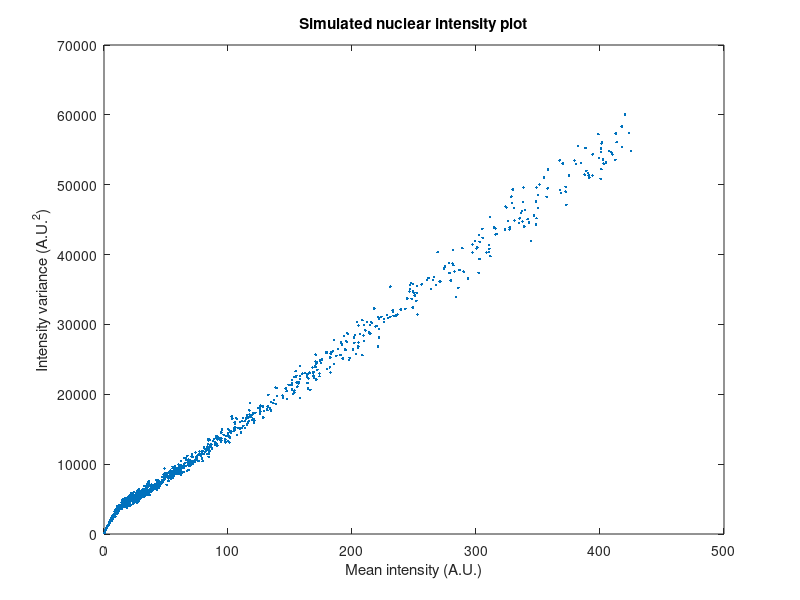
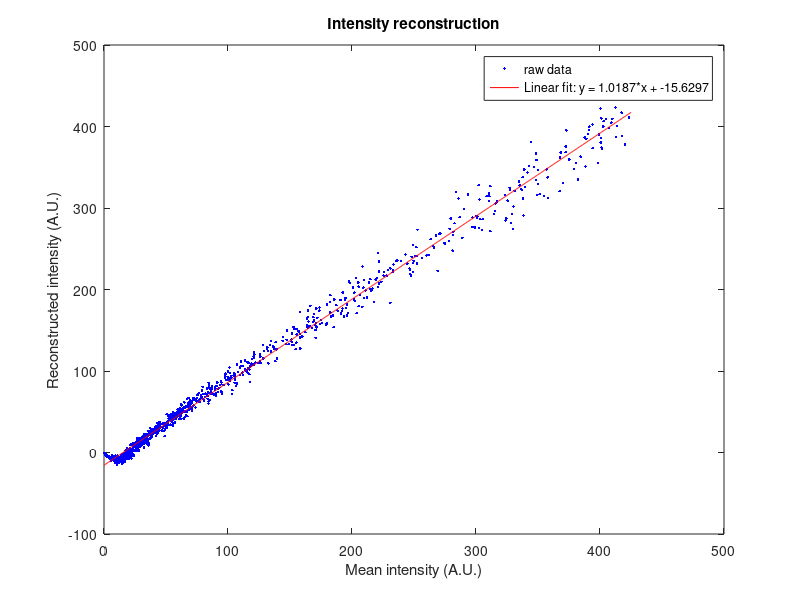

MATLAB code to generate these figures, in order:
clear all
close all

%% Parameter setting: %%%%%%%%%%%%%%%%%%%%%%%%%%%%%%%%%%%%%%%%%%%%%%%%%%%%%
N_seg = 1000;   %%% Number of segment in a nucleus
N_nu = 1000;   %%% Number of simulated nuclei
M_max = 10000;   %%% Maximal number of particles of a nucleus
photon = 100;   %%% Mean number of photon emitted per protein
M_max2 = 800;   %%% Maximal number of particle2 of a nucleus
photon2 = 180;   %%% Mean number of photon emitted per protein2
r_decay = 0.2;   %%% Decay length of protein profile
N_sec = 5;   %%% Number of secondary antibody binding sites per primary antibody
p_sec = 0.8;   %%% probability of secondary antibody binding
p0 = 0.1;   %%% base probability of secondary antibody binding
%% %%%%%%%%%%%%%%%%%%%%%%%%%%%%%%%%%%%%%%%%%%%%%%%%%%%%%%%%%%%%%%%%%%%%%%%%

%% Simulation: %%%%%%%%%%%%%%%%%%%%%%%%%%%%%%%%%%%%%%%%%%%%%%%%%%%%%%%%%%%%
mean_num = zeros(N_nu,1);
var_num = zeros(N_nu,1);
EL = zeros(N_nu,1);
mean_num0 = zeros(N_nu,1);

for I_nu = 1:N_nu
    EL(I_nu) = rand(1);
    M_protein = ceil(M_max*(exp(-EL(I_nu)/r_decay)-exp(-1./r_decay))/(1-exp(-1./r_decay)));
    position_protein = ceil(N_seg*rand(M_protein,1));
    N_position =  poissrnd(photon*binornd(N_sec*hist(position_protein,[1:N_seg]),p_sec*((1-p0)*exp((EL(I_nu)-1)/r_decay)+p0)));
%     N_position =  poissrnd(photon*binornd(N_sec*hist(position_protein,[1:N_seg]),p_sec));

    M_protein2 = ceil(M_max2*rand(1));
    position_protein2 = ceil(N_seg*rand(M_protein2,1));
%     N_position2 =  poissrnd(photon2*binornd(N_sec*hist(position_protein2,[1:N_seg]),p_sec*((1-p0)*exp((1-EL(I_nu))/r_decay)+p0)));
    N_position2 =  poissrnd(photon2*binornd(N_sec*hist(position_protein2,[1:N_seg]),p_sec));
    
    mean_num(I_nu) = mean(N_position);
    var_num(I_nu) = var(N_position);
    mean_num0(I_nu) = mean(N_position);
end
%% %%%%%%%%%%%%%%%%%%%%%%%%%%%%%%%%%%%%%%%%%%%%%%%%%%%%%%%%%%%%%%%%%%%%%%%%

%% Data plot: %%%%%%%%%%%%%%%%%%%%%%%%%%%%%%%%%%%%%%%%%%%%%%%%%%%%%%%%%%%%%
figure(1)
plot(mean_num,var_num,'.')
xlabel('Mean intensity (A.U.)')
ylabel('Intensity variance (A.U.^2)')
title('Simulated nuclear intensity plot')

% p = polyfit(mean_num,var_num,1);
% figure(2)
% plot(mean_num,(var_num-p(1)*mean_num-p(2)).^2,'.')

p_post = polyfit(mean_num(EL > 0.8),var_num(EL > 0.8),1);
p_ant = polyfit(mean_num(EL < 0.5),var_num(EL < 0.5),1);
% mean_num_re = (mean_num*p_post(1)-var_num+p_post(2))/(p_post(1)-p_ant(1));
mean_num_re = (mean_num*p_post(1)-var_num)/(p_post(1)-p_ant(1));
p_re = polyfit(mean_num0,mean_num_re,1);
x_range = [0:max(mean_num0)/1000:max(mean_num0)];

figure(2)
plot(mean_num0,mean_num_re,'b.',x_range,p_re(1)*x_range+p_re(2),'r-')
legend('raw data',['Linear fit: y = ',num2str(p_re(1)),'*x + ',num2str(p_re(2))])
xlabel('Mean intensity (A.U.)')
ylabel('Reconstructed intensity (A.U.)')
title('Intensity reconstruction')
%% %%%%%%%%%%%%%%%%%%%%%%%%%%%%%%%%%%%%%%%%%%%%%%%%%%%%%%%%%%%%%%%%%%%%%%%%
   
